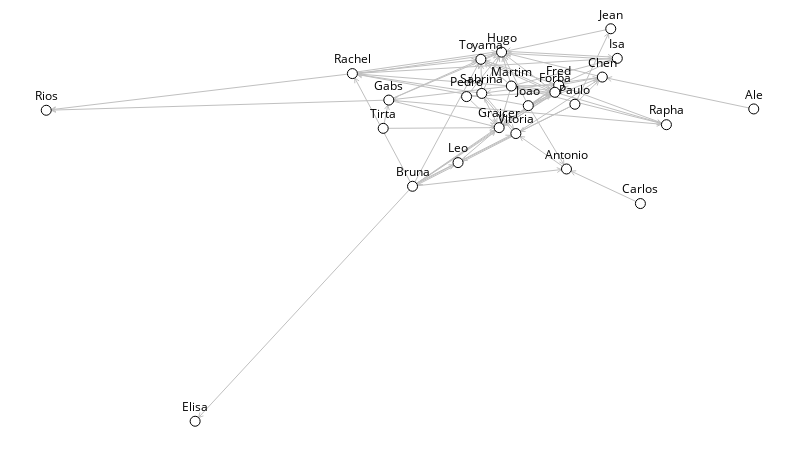

Notebook source saved alongside this figure:
### Markdown cell above
## One-mode

### Code cell
om = sn.load_graph('one-mode.gml')

sn.show_graph(om, nlab=True)

### Figure 1 — Plotly figure (JSON) as saved in the notebook; plotly's stock layout.template omitted (floating-point values rounded to 4 significant figures; data arrays with more than 128 entries replaced by an {"elided": "..."} marker saying what was removed)
{"data": [{"hoverinfo": "none", "line": {"color": "rgb(192, 192, 192)", "width": 1}, "mode": "lines", "type": "scatter", "uid": "f8193a0e-d081-11e8-80f2-5cc9d35576a8", "x": {"elided": "678 float values"}, "y": {"elided": "678 float values"}}, {"hoverinfo": "none", "marker": {"color": "rgb(255, 255, 255)", "line": {"color": "rgb(0, 0, 0)", "width": 1}, "size": 10}, "mode": "markers+text", "text": ["Rachel", "Jean", "Bruna", "Leo", "Joao", "Rapha", "Carlos", "Fred", "Toyama", "Vitoria", "Hugo", "Gabs", "Elisa", "Paulo", "Sabrina", "Forba", "Rios", "Ale", "Graicer", "Antonio", "Martim", "Pedro", "Isa", "Chen", "Tirta"], "textfont": {"color": "rgb(0, 0, 0)"}, "textposition": "top center", "type": "scatter", "uid": "f8193a0f-d081-11e8-80f2-5cc9d35576a8", "x": [0.4327, 0.7979, 0.5177, 0.582, 0.6813, 0.8766, 0.8398, 0.7242, 0.6143, 0.6638, 0.6436, 0.4842, 0.2105, 0.7472, 0.6156, 0.7189, 0, 1, 0.6401, 0.7353, 0.6574, 0.5941, 0.8071, 0.786, 0.4763], "y": [0.8858, 1, 0.5987, 0.6589, 0.8041, 0.7555, 0.5546, 0.8562, 0.9222, 0.733, 0.9405, 0.8182, 0, 0.8077, 0.8352, 0.8381, 0.7923, 0.7957, 0.748, 0.6427, 0.8541, 0.8272, 0.9246, 0.8769, 0.7463]}], "layout": {"height": 450, "margin": {"b": 0, "l": 0, "r": 0, "t": 0}, "showlegend": false, "width": 800, "xaxis": {"showgrid": false, "showticklabels": false, "zeroline": false}, "yaxis": {"showgrid": false, "showticklabels": false, "zeroline": false}}}
